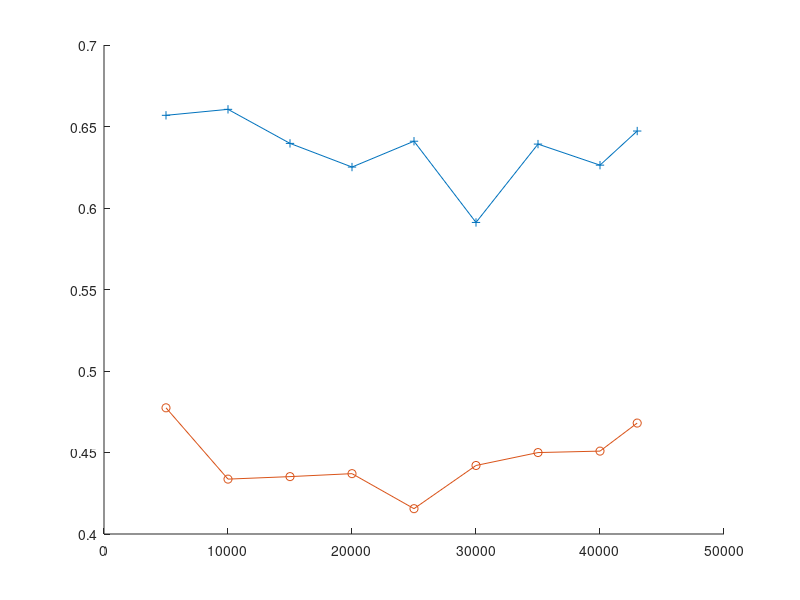

Here is the MATLAB script that generated this plot: (Note: this script raises an error after producing the figure.)
%mediamill
x = [5000	10000	15000	20000	25000	30000	35000	40000	43000];
% 1:PA 2:BPAs 3:Confidit
precision1 = [0.65686	0.66053	0.63964	0.62512	0.64097	0.59114	0.63921	0.62629	0.64722];
precision2 = [0.47742   0.43367 0.43521 0.43703 0.41554 0.44204 0.44996 0.45085 0.46806];
precision3 = [0.51377   0.48521 0.47322 0.44918 0.46834 0.43344 0.44958 0.45370 0.46705];

recall1 = [0.51570	0.53824	0.52752	0.51820	0.52484	0.52760	0.53124	0.52788	0.52253];
recall2 = [0.70322	0.71410	0.67495	0.63303	0.66772	0.65264	0.66833	0.66355	0.64878];
recall3 = [0.68144	0.70896	0.71299	0.71249	0.72155	0.72622	0.73734	0.72107	0.73392];

OneError1 = [0.20520	0.20260	0.23280	0.22340	0.21880	0.23720	0.20780	0.21880	0.21300];
OneError2 = [0.20220	0.19020	0.23260	0.21240	0.23280	0.22440	0.19500	0.19580	0.20233];
OneError3 = [0.18740	0.16740	0.19220	0.16720	0.18920	0.17920	0.16760	0.17420	0.17200];

a = plot(x,precision1,'-+',x,precision2,'-o',x,precision3,'-X');
a.set('Markersize',16);
axis([1000 43000 0 1])
xlabel('Number of examples');
ylabel('Recall of multilabels');
title('Mediamill');
b = legend(['PA'],['BPAs'],['2OD-UCB']);
b.set('FontSize',18);
%grid on

%a = plot(x,recall1,'-+',x,recall2,'-o',x,recall3,'-X');
%a.set('Markersize',16);
%axis([1000 43000 0 1])
%xlabel('Number of examples');
%ylabel('Precision of multilabels');
%title('Mediamill');
%b = legend(['PA'],['BPAs'],['2OD-UCB']);
%b.set('FontSize',18);
%grid on

%a = plot(x,OneError1,'-+',x,OneError2,'-o',x,OneError3,'-X');
%a.set('Markersize',16);
%axis([1000 43000 0 0.5])
%xlabel('Number of examples');
%ylabel('OneError rate of multilabels');
%title('Mediamill');
%b = legend(['PA'],['BPAs'],['2OD-UCB']);
%b.set('FontSize',18);
%grid on
